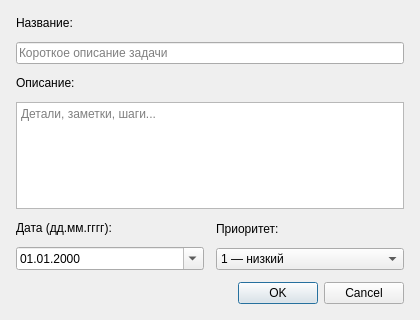
<?xml version="1.0" encoding="UTF-8"?>
<ui version="4.0">
 <class>TaskDialog</class>
 <widget class="QDialog" name="TaskDialog">
  <property name="geometry">
   <rect>
    <x>0</x>
    <y>0</y>
    <width>420</width>
    <height>320</height>
   </rect>
  </property>
  <property name="windowTitle">
   <string>Задача</string>
  </property>
  <layout class="QVBoxLayout" name="verticalLayout">
   <property name="spacing">
    <number>12</number>
   </property>
   <property name="leftMargin">
    <number>16</number>
   </property>
   <property name="topMargin">
    <number>16</number>
   </property>
   <property name="rightMargin">
    <number>16</number>
   </property>
   <property name="bottomMargin">
    <number>16</number>
   </property>
   <item>
    <widget class="QLabel" name="label_title">
     <property name="text">
      <string>Название:</string>
     </property>
    </widget>
   </item>
   <item>
    <widget class="QLineEdit" name="edit_title">
     <property name="placeholderText">
      <string>Короткое описание задачи</string>
     </property>
    </widget>
   </item>
   <item>
    <widget class="QLabel" name="label_desc">
     <property name="text">
      <string>Описание:</string>
     </property>
    </widget>
   </item>
   <item>
    <widget class="QTextEdit" name="edit_desc">
     <property name="placeholderText">
      <string>Детали, заметки, шаги...</string>
     </property>
    </widget>
   </item>
   <item>
    <layout class="QHBoxLayout" name="dates_layout">
     <property name="spacing">
      <number>12</number>
     </property>
     <item>
      <layout class="QVBoxLayout" name="date_col">
       <item>
        <widget class="QLabel" name="label_date">
         <property name="text">
          <string>Дата (дд.мм.гггг):</string>
         </property>
        </widget>
       </item>
       <item>
        <widget class="QDateEdit" name="edit_date">
         <property name="displayFormat">
          <string>dd.MM.yyyy</string>
         </property>
         <property name="calendarPopup">
          <bool>true</bool>
         </property>
        </widget>
       </item>
      </layout>
     </item>
     <item>
      <layout class="QVBoxLayout" name="priority_col">
       <item>
        <widget class="QLabel" name="label_prio">
         <property name="text">
          <string>Приоритет:</string>
         </property>
        </widget>
       </item>
       <item>
        <widget class="QComboBox" name="combo_prio">
         <item>
          <property name="text">
           <string>1 — низкий</string>
          </property>
         </item>
         <item>
          <property name="text">
           <string>2 — средний</string>
          </property>
         </item>
         <item>
          <property name="text">
           <string>3 — высокий</string>
          </property>
         </item>
        </widget>
       </item>
      </layout>
     </item>
    </layout>
   </item>
   <item>
    <widget class="QDialogButtonBox" name="buttonBox">
     <property name="standardButtons">
      <set>QDialogButtonBox::StandardButton::Cancel|QDialogButtonBox::StandardButton::Ok</set>
     </property>
    </widget>
   </item>
  </layout>
 </widget>
 <resources/>
 <connections>
  <connection>
   <sender>buttonBox</sender>
   <signal>accepted()</signal>
   <receiver>TaskDialog</receiver>
   <slot>accept()</slot>
   <hints>
    <hint type="sourcelabel">
     <x>284</x>
     <y>285</y>
    </hint>
    <hint type="destinationlabel">
     <x>157</x>
     <y>274</y>
    </hint>
   </hints>
  </connection>
  <connection>
   <sender>buttonBox</sender>
   <signal>rejected()</signal>
   <receiver>TaskDialog</receiver>
   <slot>reject()</slot>
   <hints>
    <hint type="sourcelabel">
     <x>284</x>
     <y>285</y>
    </hint>
    <hint type="destinationlabel">
     <x>157</x>
     <y>274</y>
    </hint>
   </hints>
  </connection>
 </connections>
</ui>
